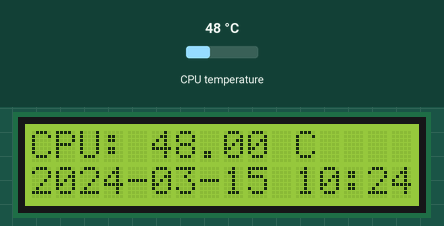
Bench run of a program on a simulated Raspberry Pi (BCM pin numbers). On the bench: 16×2 character LCD. Inputs (shaded band) come from the test bench; at power-on: CPU temperature 48 °C. The clock reads 2024-03-15 10:24:30 at power-on unless the program sets it; library files of the repository ran but are not shown: PCF8574.py, Adafruit_LCD1602.py; what the program prints to the terminal is not drawn.

Above: at 1.2 s.
1.3 s: CPU temperature set to 31 °C
At 3.4 s:
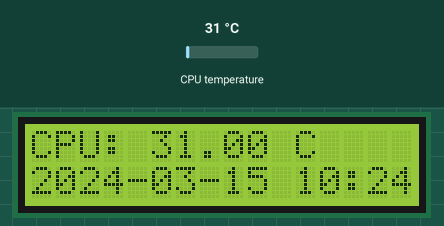
3.9 s: CPU temperature set to 44 °C
At 5.3 s:
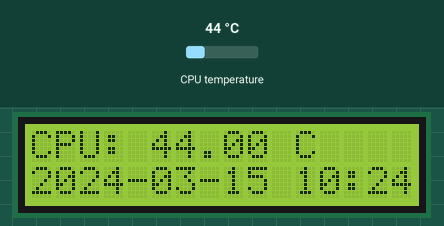
6.2 s: CPU temperature set to 58 °C
At 8.3 s:
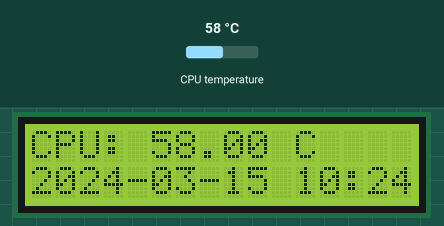
Timing chart, 0 to 9.8 s (numbered marks = the images above; inputs shaded):
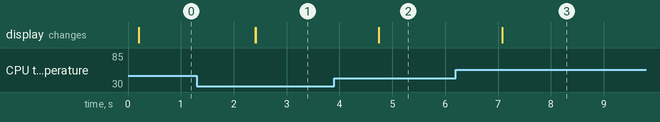

The program:

I2CLCD1602.py
```python
#!/usr/bin/env python3
########################################################################
# Filename    : I2CLCD1602.py
# Description : Use the LCD display data
# Author      : freenove
# modification: 2018/08/03
########################################################################
import time
from PCF8574 import PCF8574_GPIO
from Adafruit_LCD1602 import Adafruit_CharLCD

from time import sleep, strftime
from datetime import datetime

def get_cpu_temp():     # get CPU temperature and store it into file "/sys/class/thermal/thermal_zone0/temp"
    tmp = open('/sys/class/thermal/thermal_zone0/temp')
    cpu = tmp.read()
    tmp.close()
    return '{:.2f}'.format( float(cpu)/1000 ) + ' C'

def get_time_now():     # get system time
    return datetime.now().strftime('    %H:%M:%S')

def loop():
    mcp.output(3,1)     # turn on LCD backlight
    lcd.begin(16,2)     # set number of LCD lines and columns
    while(True):
        #lcd.clear()
        lcd.setCursor(0,0)  # set cursor position
        #lcd.message("Shri Nandhan")
        lcd.message( 'CPU: ' + get_cpu_temp()+'\n' )# display CPU temperature
        #lcd.message( get_time_now() )   # display the time
        lcd.message(time.strftime("%Y-%m-%d %H:%M:%S"))
        sleep(1)

def destroy():
    lcd.clear()

PCF8574_address = 0x27  # I2C address of the PCF8574 chip.
PCF8574A_address = 0x3F  # I2C address of the PCF8574A chip.
# Create PCF8574 GPIO adapter.
try:
        print "I am in New"
	mcp = PCF8574_GPIO(PCF8574_address)
except:
	try:
                print "I am in Old"
		mcp = PCF8574_GPIO(PCF8574A_address)
	except:
		print ('I2C Address Error !')
		exit(1)
# Create LCD, passing in MCP GPIO adapter.
lcd = Adafruit_CharLCD(pin_rs=0, pin_e=2, pins_db=[4,5,6,7], GPIO=mcp)

if __name__ == '__main__':
    print ('Program is starting ... ')
    try:
        loop()
    except KeyboardInterrupt:
        destroy()
```

Measured:
- after the input at 1.3 s, the display: first changes after 1.1 s (image 1 shows a later state)
- after the input at 3.9 s, the display: first changes after 0.84 s (image 2 shows a later state)
- after the input at 6.2 s, the display: first changes after 0.88 s (image 3 shows a later state)
